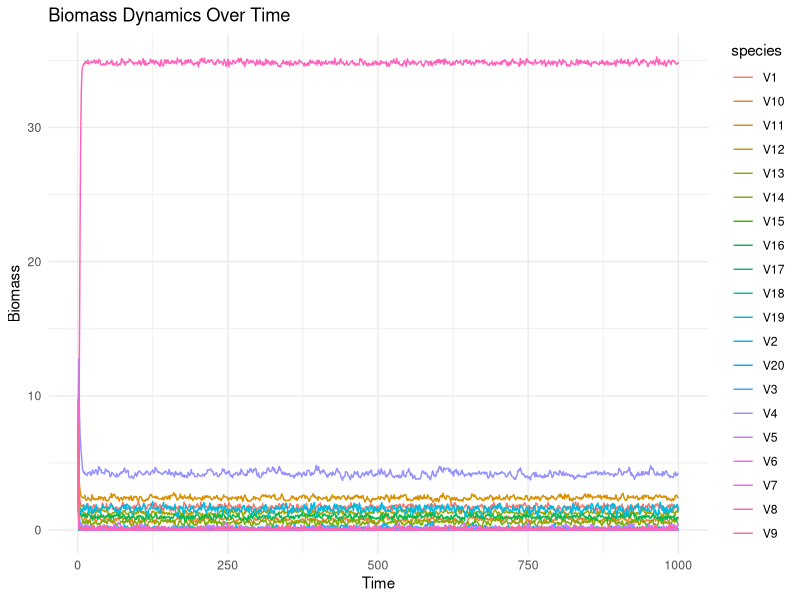
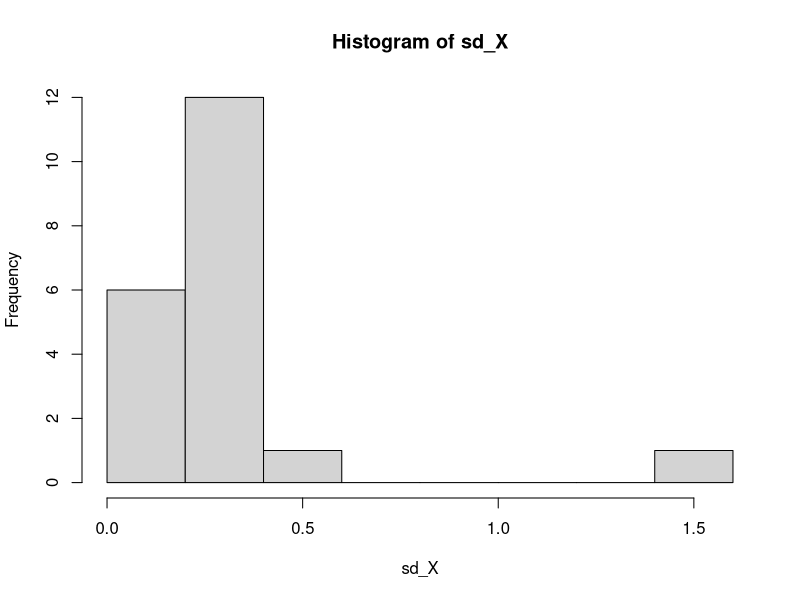

These figures' R source, in order:
library(ggplot2)


# Function to simulate quantitative network (interaction matrix)
sim_quantitative_network <- function(Net_type, S, C, aij_params) {
  A <- matrix(0, S, S)
  n_pairs <- S * (S - 1) / 2
  B <- runif(n_pairs) <= C
  if (Net_type == "predator-prey") { 
    aij <- -abs(rnorm(n_pairs, aij_params[1], aij_params[2]))
    A[upper.tri(A)] <- B * aij
    A <- t(A)
    aij <- abs(rnorm(n_pairs, aij_params[1], aij_params[2]))
    A[upper.tri(A)] <- B * aij
  } 
  diag(A) <- -runif(S, min = 0, max = 1)
  while(max(Re(eigen(A)$values)) > 0){
    diag(A) <- -runif(S, min = 0, max = 1)
  }
  return(A)
}


# Function to simulate dynamics with a food web model
fw.model <- function(t, B, params) {
  with(as.list(c(B, params)), {
    # Ensure no negative biomass
    B[B < 10^-8] <- 0
    
    # Compute the rate of change in biomass (dB/dt)
    dBdt <- (params$r + params$A %*% B) * B
    list(dBdt)
  })
}

# Function to apply random perturbations
apply_random_perturbations <- function(biomass, perturbation_sd) {
  perturbation <- rnorm(length(biomass), mean = 0, sd = perturbation_sd)
  biomass <- biomass + perturbation
  biomass[biomass < 0] <- 0  # Ensure no negative biomass values
  return(biomass)
}

# Function to simulate dynamics over time with perturbations
simulate_dynamics_with_perturbations <- function(params, init_biomass = runif(params$S, min = 1, max = 10), perturbation_sd = 0.1, n_steps = 1000) {
  
  # Initialize biomass with random values
  init_biomass <- as.numeric(init_biomass)
  times <- seq(from = 1, to = n_steps)
  
  # Track biomass over time
  biomass_over_time <- matrix(NA, nrow = n_steps, ncol = params$S)
  biomass_over_time[1, ] <- init_biomass
  
  for (t in 2:n_steps) {
    
    #print(paste("step",t, "of", n_steps))
    # Apply dynamics
    out <- deSolve::ode(y = biomass_over_time[t-1, ], times = c(t-1, t), func = fw.model, parms = params)
    biomass <- out[2, -1]  # Extract the biomass at time t
    
    # Apply random perturbations
    biomass <- apply_random_perturbations(biomass, perturbation_sd)
    
    # Store biomass
    biomass_over_time[t, ] <- biomass
  }
  
  return(biomass_over_time)
}

# Set up parameters for simulation
params <- list(
  S = 20, # Number of species
  C = 0.2, # Connectance (fraction of possible links)
  aij_params = c(0, 0.5), # Range of interaction strengths
  maxt = 100 # Maximum time for the simulation
)

# Create the interaction matrix A (20 species with connectance 0.2)
params$A <- sim_quantitative_network("predator-prey",S = params$S, C = params$C, aij_params = params$aij_params)

# Initialize random growth rates for each species (r)
params$r <- runif(params$S, min = 0, max = 1)

# Simulate biomass dynamics with perturbations
biomass_over_time <- simulate_dynamics_with_perturbations(params, perturbation_sd = 0.1, n_steps = 1000)

# Plot biomass dynamics over time for each species

biomass_df <- as.data.frame(biomass_over_time)
biomass_df$time <- 1:1000
biomass_df_long <- tidyr::pivot_longer(biomass_df, cols = -time, names_to = "species", values_to = "biomass")

ggplot(biomass_df_long, aes(x = time, y = biomass, color = species)) +
  geom_line() +
  labs(title = "Biomass Dynamics Over Time", x = "Time", y = "Biomass") +
  theme_minimal()


### sd for each species

# Calculate the standard deviation of biomass for each species across the 1000 time steps
sd_X <- apply(biomass_over_time, 2, sd)

# View the standard deviation vector for each species
hist(sd_X)
